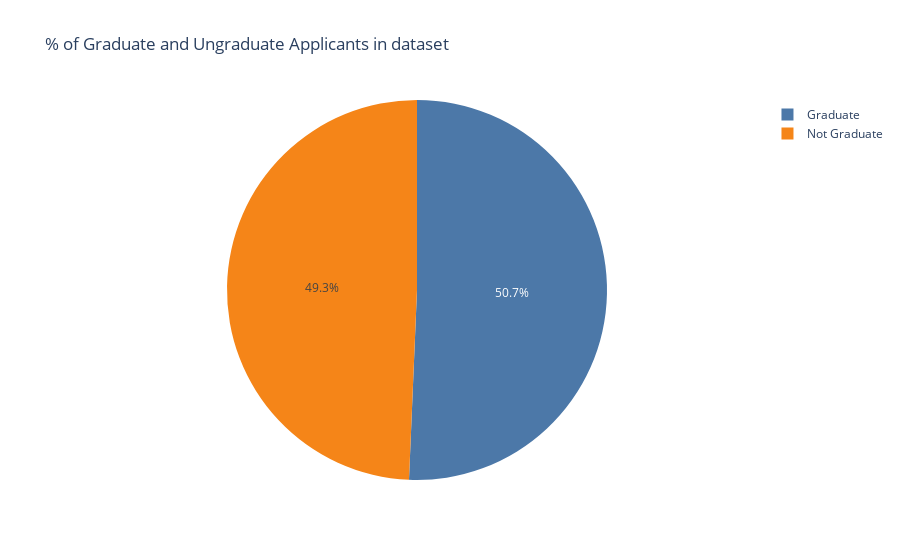

The notebook cell saved with this chart:
### Markdown cell above
##### There are more appliacants in the dataset they are either renting or living in other people space
##### More applicants  are Approved in the dataset
##### There are more applicants having 4 no of dependents and less with 0 - 3 and 5
##### Income annum majority lies b/w 0.4 and 0.6 
##### majority is in loan amount 1.1
##### there are more applicants with loan term of 6 years 
##### many applicants donot have any commercial asset 
##### majority luxury asset value is 1.5 
##### More applicants have the bank asset value of 0.1
#### dataset have almost equal educated and uneducated / self - employed and not self emplyed applicants

### Code cell
px.pie(df, values='loan_id', names ='education', title  ='% of Graduate and Ungraduate Applicants in dataset', color_discrete_sequence = px.colors.qualitative.T10)

### Figure 1 — Plotly figure (JSON) as saved in the notebook; plotly's stock layout.template omitted (floating-point values rounded to 4 significant figures; data arrays with more than 128 entries replaced by an {"elided": "..."} marker saying what was removed)
{"data": [{"domain": {"x": [0, 1], "y": [0, 1]}, "hovertemplate": "education=%{label}<br>loan_id=%{value}<extra></extra>", "labels": {"elided": "4269 str values"}, "legendgroup": "", "name": "", "showlegend": true, "type": "pie", "values": {"elided": "4269 int values"}}], "layout": {"legend": {"tracegroupgap": 0}, "piecolorway": ["#4C78A8", "#F58518", "#E45756", "#72B7B2", "#54A24B", "#EECA3B", "#B279A2", "#FF9DA6", "#9D755D", "#BAB0AC"], "title": {"text": "% of Graduate and Ungraduate Applicants in dataset"}}}
